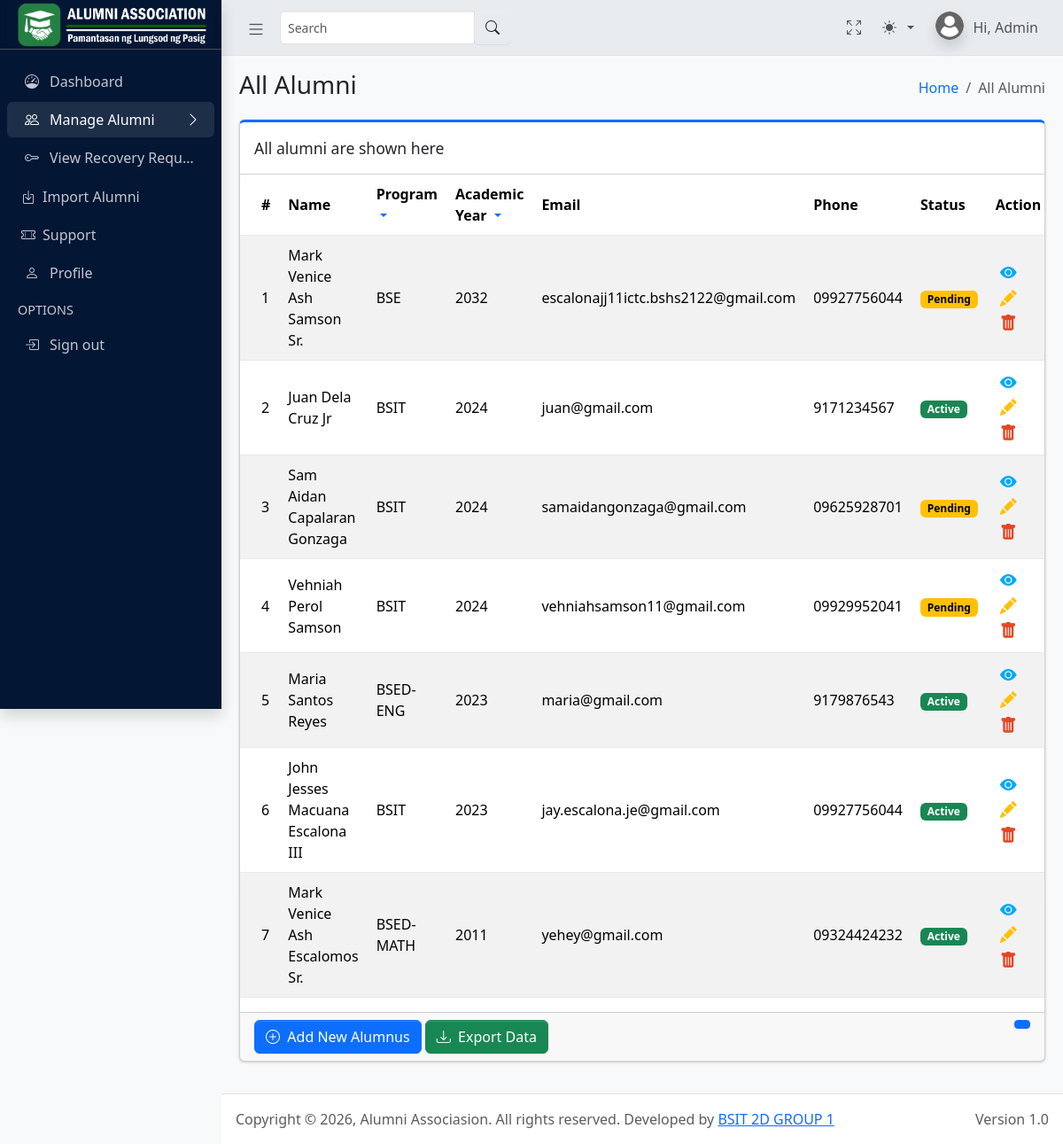
The app's page /admin/all_alumni.php (signed in) with its own data.
### tables this page shows
CREATE TABLE `alumnidetails` (
  `alumni_id` int(11) NOT NULL AUTO_INCREMENT,
  `user_id` int(11) NOT NULL,
  `student_number` varchar(20) NOT NULL,
  `course_id` int(11) DEFAULT NULL,
  `year_graduated` year(4) NOT NULL,
  `is_archived` tinyint(1) DEFAULT 0,
  PRIMARY KEY (`alumni_id`),
  UNIQUE KEY `user_id` (`user_id`),
  UNIQUE KEY `student_number` (`student_number`),
  KEY `course_id` (`course_id`),
  CONSTRAINT `alumnidetails_ibfk_1` FOREIGN KEY (`user_id`) REFERENCES `users` (`id`) ON DELETE CASCADE,
  CONSTRAINT `alumnidetails_ibfk_2` FOREIGN KEY (`course_id`) REFERENCES `courses` (`course_id`)
);

CREATE TABLE `courses` (
  `course_id` int(11) NOT NULL AUTO_INCREMENT,
  `course_name` varchar(100) NOT NULL,
  `course_code` varchar(20) NOT NULL,
  `department_id` int(11) DEFAULT NULL,
  PRIMARY KEY (`course_id`),
  UNIQUE KEY `course_code` (`course_code`),
  KEY `department_id` (`department_id`),
  CONSTRAINT `courses_ibfk_1` FOREIGN KEY (`department_id`) REFERENCES `departments` (`department_id`)
);

CREATE TABLE `users` (
  `id` int(11) NOT NULL AUTO_INCREMENT,
  `email` varchar(100) NOT NULL,
  `password` varchar(255) NOT NULL,
  `role` enum('alumni','admin') NOT NULL,
  `status` enum('active','pending','inactive') DEFAULT 'pending',
  `created_at` timestamp NOT NULL DEFAULT current_timestamp(),
  `twofa_secret` varchar(255) DEFAULT NULL,
  `twofa_enabled` tinyint(1) DEFAULT 0,
  `force_password_change` tinyint(1) DEFAULT 0,
  PRIMARY KEY (`id`),
  UNIQUE KEY `email` (`email`),
  KEY `idx_user_email` (`email`)
);

CREATE TABLE `userprofile` (
  `profile_id` int(11) NOT NULL AUTO_INCREMENT,
  `user_id` int(11) NOT NULL,
  `first_name` varchar(50) NOT NULL,
  `last_name` varchar(50) NOT NULL,
  `suffix` varchar(10) DEFAULT NULL,
  `middle_name` varchar(50) DEFAULT NULL,
  `contact_number` varchar(11) DEFAULT NULL,
  `address` varchar(255) DEFAULT NULL,
  `birthdate` date DEFAULT NULL,
  `gender` enum('Male','Female') DEFAULT NULL,
  `profile_picture` varchar(255) DEFAULT NULL,
  `about` text DEFAULT NULL,
  PRIMARY KEY (`profile_id`),
  UNIQUE KEY `user_id` (`user_id`),
  CONSTRAINT `userprofile_ibfk_1` FOREIGN KEY (`user_id`) REFERENCES `users` (`id`) ON DELETE CASCADE
);

### admin/all_alumni.php (the view, shortened to what this page needs)
<?php
include("../backend/db_admin.php");
$limit = 8;
$page = isset($_GET['page']) ? (int)$_GET['page'] : 1;
$offset = ($page - 1) * $limit;
$selected_course = $_GET['course'] ?? 'All';
$selected_year = $_GET['year'] ?? 'All';
$query = "
SELECT
ad.alumni_id,
TRIM(CONCAT_WS(' ',
    up.first_name,
    NULLIF(up.middle_name, ''),
    up.last_name,
    NULLIF(up.suffix, '')
)) AS full_name,
c.course_code AS Programme,
ad.year_graduated AS Academic_year,
u.email AS Email,
up.contact_number AS Phone,
u.status AS Status
FROM alumnidetails ad
INNER JOIN users u ON ad.user_id = u.id
INNER JOIN userprofile up ON up.user_id = u.id
LEFT JOIN courses c ON ad.course_id = c.course_id
WHERE ad.is_archived = 0
AND (
    ('$selected_course' = 'All' OR c.course_code = '$selected_course')
    AND ('$selected_year' = 'All' OR ad.year_graduated = '$selected_year')
)
ORDER BY ad.year_graduated DESC, c.course_code ASC, ad.alumni_id DESC
LIMIT $limit OFFSET $offset
";
$ret = mysqli_query($conn, $query);
$total_q = "
SELECT COUNT(*) AS total
FROM alumnidetails ad
LEFT JOIN courses c ON ad.course_id = c.course_id
WHERE
    ('$selected_course' = 'All' OR c.course_code = '$selected_course')
    AND ('$selected_year' = 'All' OR ad.year_graduated = '$selected_year')
";
$total_res = mysqli_query($conn, $total_q);
$total_row = mysqli_fetch_assoc($total_res);
$total_records = $total_row['total'];
$total_pages = ceil($total_records / $limit);
?>
<!DOCTYPE html>
<html lang="en">
<head>
    <?php include('includes/global_styles.php'); ?>
</head>
<body class="layout-fixed sidebar-expand-lg bg-body-tertiary">
    <div class="app-wrapper">
        <?php include('includes/navbar.php'); ?>
        <?php include('includes/sidebar.php'); ?>
        <main class="app-main">
            <div class="app-content-header">
                <div class="container-fluid">
                    <div class="row">
                        <div class="col-sm-6">
                            <h3 class="mb-0">All Alumni</h3>
                        </div>
                        <div class="col-sm-6">
                            <ol class="breadcrumb float-sm-end">
                                <li class="breadcrumb-item"><a href="dashboard.php">Home</a></li>
                                <li class="breadcrumb-item active" aria-current="page">All Alumni</li>
                            </ol>
                        </div>
                    </div>
                </div>
            </div>
            <div class="app-content">
                <div class="container-fluid">
                    <div class="row g-4">
                        <div class="col-md-12">
                            <div class="card card-primary card-outline mb-4">
                                <div class="card-header">
                                    <div class="card-title">All alumni are shown here</div>
                                </div>
                                <div class="card-body p-0">
                                    <div class="table-responsive">
                                        <form method="GET" id="filterForm">
                                            <table class="table table-striped table-hover" id="table-data">
                                                <thead>
                                                    <tr class="align-middle">
                                                        <th style="width: 10px">#</th>
                                                        <th>Name</th>
                                                        <th>
                                                            Program
                                                            <div class="dropdown d-inline">
                                                                <a href="#" class="dropdown-toggle" data-bs-toggle="dropdown" style="text-decoration:none;">
                                                                </a>
                                                            </div>
                                                        </th>
                                                        <th>
                                                            Academic Year
                                                            <div class="dropdown d-inline">
                                                                <a href="#" class="dropdown-toggle" data-bs-toggle="dropdown" style="text-decoration:none;">
                                                                </a>
                                                            </div>
                                                        </th>
                                                        <th>Email</th>
                                                        <th>Phone</th>
                                                        <th>Status</th>
                                                        <th style="width: 40px">Action</th>
                                                    </tr>
                                                </thead>
                                                <tbody>
                                                    <?php
                                                    $cnt = $offset + 1;
                                                    if (mysqli_num_rows($ret) > 0) {
                                                        while ($row = mysqli_fetch_array($ret)) {
                                                    ?>
                                                            <tr class="align-middle">
                                                                <td><?= $cnt ?></td>
                                                                <td><?= $row['full_name'] ?></td>
                                                                <td><?= $row['Programme'] ?></td>
                                                                <td><?= $row['Academic_year'] ?></td>
                                                                <td><?= $row['Email'] ?></td>
                                                                <td><?= $row['Phone'] ?></td>
                                                                <td>
                                                                    <?php if ($row['Status'] == 'active') : ?>
                                                                        <span class="badge text-bg-success">Active</span>
                                                                    <?php elseif ($row['Status'] == 'pending') : ?>
                                                                        <span class="badge text-bg-warning">Pending</span>
                                                                    <?php else : ?>
                                                                        <span class="badge text-bg-danger">Inactive</span>
                                                                    <?php endif; ?>
                                                                </td>
                                                                <td>
                                                                    <a href="view_alumnus.php?id=<?= $row['alumni_id'] ?>" class="view">
                                                                        <i class="bi bi-eye-fill"></i>
                                                                    </a>
                                                                    <a href="edit_alumnus.php?id=<?= $row['alumni_id'] ?>" class="edit">
                                                                        <i class="bi bi-pencil-fill"></i>
                                                                    </a>
                                                                    <a href="all_alumni.php?archive_id=<?= $row['alumni_id'] ?>"
                                                                        class="delete"
                                                                        onclick="return confirm('archive this record?');">
                                                                        <i class="bi bi-trash-fill"></i>
                                                                    </a>
                                                                </td>
                                                            </tr>
                                                        <?php
                                                            $cnt = $cnt + 1;
                                                        }
                                                    } else { ?>
                                                        <tr>
                                                            <th style="text-align:center; color:red;" colspan="8">No Record Found</th>
                                                        </tr>
                                                    <?php } ?>
                                                </tbody>
                                            </table>
                                        </form>
                                    </div>
                                </div>
                                <div class="card-footer clearfix">
                                    <form action="export_data.php" method="POST">
                                        <a href="add_alumnus.php" class="btn btn-primary"><i class="bi bi-plus-circle"></i>&nbsp; Add New Alumnus</a>
                                        <button class="exportexcel btn btn-success" id="exportexcel" name="exportexcel" type="submit"><i class="bi bi-download"></i>&nbsp; Export Data</button>
                                        <ul class="pagination pagination-sm m-0 float-end">
                                            <?php for ($i = 1; $i <= $total_pages; $i++): ?>
                                                <li class="page-item <?php if ($i == $page) echo 'active'; ?>">
                                                    <a class="page-link" href="?course=<?= $selected_course ?>&year=<?= $selected_year ?>&page=<?= $i ?>"></a>
                                                </li>
                                            <?php endfor; ?>
                                        </ul>
                                    </form>
                                </div>
                            </div>
                        </div>
                    </div>
                </div>
            </div>
        </main>
        <?php include("includes/footer.php"); ?>
</body>
</html>

### admin/all_alumni.php (style rules this page uses)
table.table tr th, table.table tr td { border-color: #e9e9e9; padding: 10px; }
table.table td:last-child { width: 130px; }
table.table td a { color: #a0a5b1; display: inline-block; margin: 0 5px; }
table.table td a.view { color: #03A9F4; }
table.table td a.edit { color: #FFC107; }
table.table td a.delete { color: #E34724; }
table.table td i { font-size: 19px; }

### records on screen
alumnidetails: full_name "Mark Venice Ash Samson Sr.", course.course_code "BSE", year_graduated "2032", user.email "escalonajj11ictc.bshs2122@gmail.com", userprofile.contact_number "09927756044", shows "Pending"
alumnidetails: full_name "Juan Dela Cruz Jr", course.course_code "BSIT", year_graduated "2024", user.email "juan@gmail.com", userprofile.contact_number "9171234567", shows "Active"
alumnidetails: full_name "Sam Aidan Capalaran Gonzaga", course.course_code "BSIT", year_graduated "2024", user.email "samaidangonzaga@gmail.com", userprofile.contact_number "09625928701", shows "Pending"
alumnidetails: full_name "Vehniah Perol Samson", course.course_code "BSIT", year_graduated "2024", user.email "vehniahsamson11@gmail.com", userprofile.contact_number "09929952041", shows "Pending"
alumnidetails: full_name "Maria Santos Reyes", course.course_code "BSED-ENG", year_graduated "2023", user.email "maria@gmail.com", userprofile.contact_number "9179876543", shows "Active"
alumnidetails: full_name "John Jesses Macuana Escalona III", course.course_code "BSIT", year_graduated "2023", user.email "jay.escalona.je@gmail.com", userprofile.contact_number "09927756044", shows "Active"
alumnidetails: full_name "Mark Venice Ash Escalomos Sr.", course.course_code "BSED-MATH", year_graduated "2011", user.email "yehey@gmail.com", userprofile.contact_number "09324424232", shows "Active"
